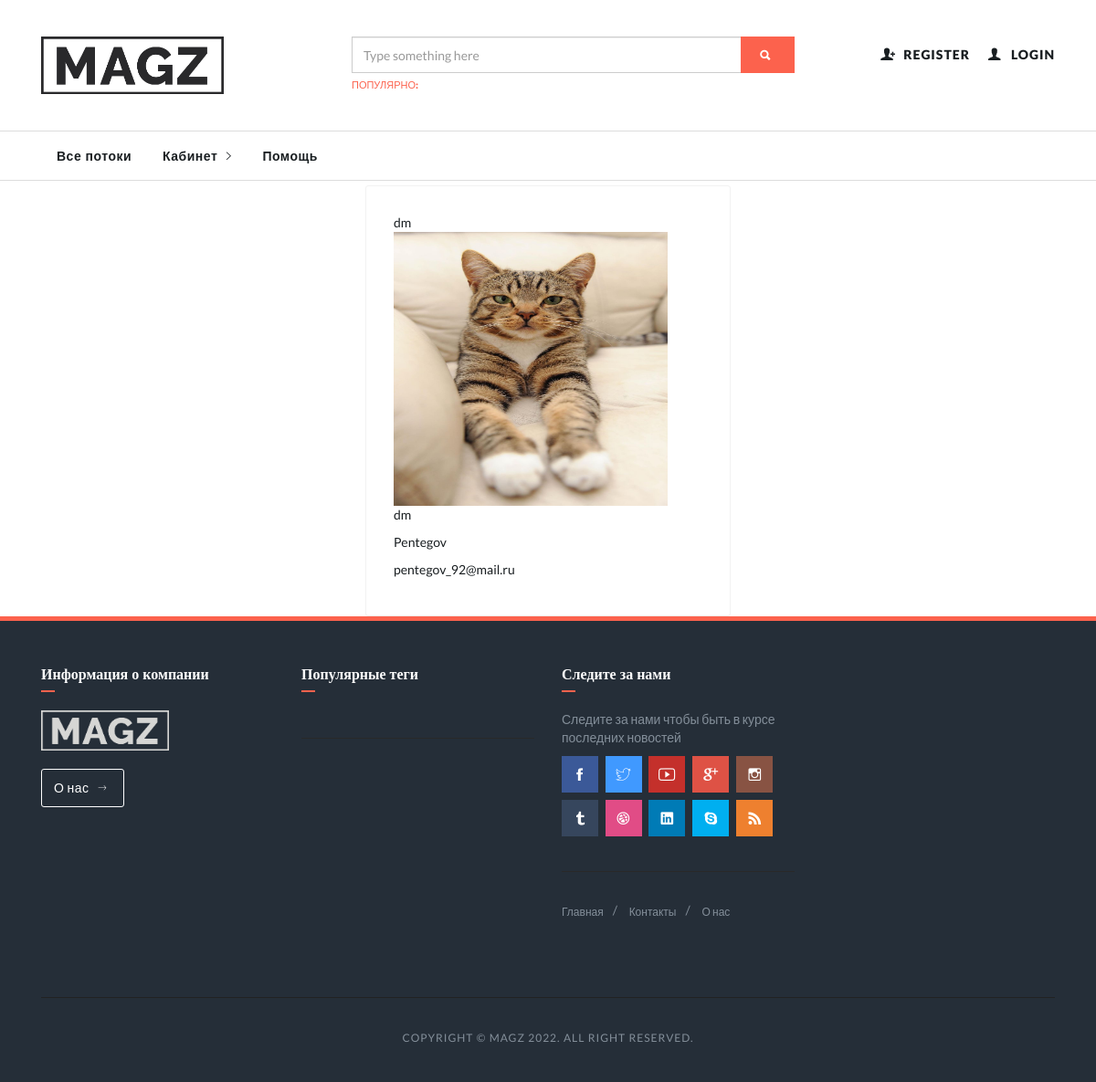
/auth/our_user/9/, run on the app's committed database.
### personal_account/models.py (models this page shows, shortened)
class User(AbstractUser):
    foto = models.ImageField(upload_to='user_foto', verbose_name='Фото', blank=True, default='user_foto/default.jpg')
    description = models.TextField(verbose_name='О себе', blank=True)
    is_admin = models.BooleanField(default=False)
    is_moder = models.BooleanField(default=False)
    birthday = models.DateField(verbose_name='День рождения', null=True)
    total_likes = models.IntegerField(verbose_name='Кол-во лайков автора', default=0)
    email = models.EmailField(("email address"), blank=True)
    activate_key = models.CharField(max_length=128, verbose_name='Ключ активации', blank=True, null=True)
    activate_key_expired = models.DateTimeField(blank=True, null=True)

### personal_account/views.py (the view)
# urls.py: path('our_user/<int:pk>/', UserDetail.as_view(), name='our_user'),
class UserDetail(DetailView):
    model = User
    template_name = 'personal_account/our_account.html'
    context_object_name = 'current_user'

### mainapp/templatetags/has_group.py (called while the page is built)
@register.filter(name='has_group')
def has_group(user, group_name):
    return user.groups.filter(name=group_name).exists()

### personal_account/templates/personal_account/our_account.html (shortened to what this page needs)
{% extends 'personal_account/base.html' %}
{% load static %}
{% load has_group %}
{% block content %}
    <div class="container">
        <div class="box-wrapper">
            <div class="box box-border">
                <div class="box-body">
                    {{ current_user.groups.all.0 }} {{ current_user.username }}
                    <br>
                    <img src="/media/{{ current_user.foto }}" width="300px" height="300px">
                    <p>{{ current_user.first_name }}</p>
                    <p>{{ current_user.last_name }}</p>
                    <p>{{ current_user.email }}</p>
                </div>
            </div>
        </div>
    </div>
{% endblock %}

### data on the page
User: username "dm", foto (placeholder picture), first_name "dm", last_name "Pentegov", email "pentegov_92@mail.ru"
